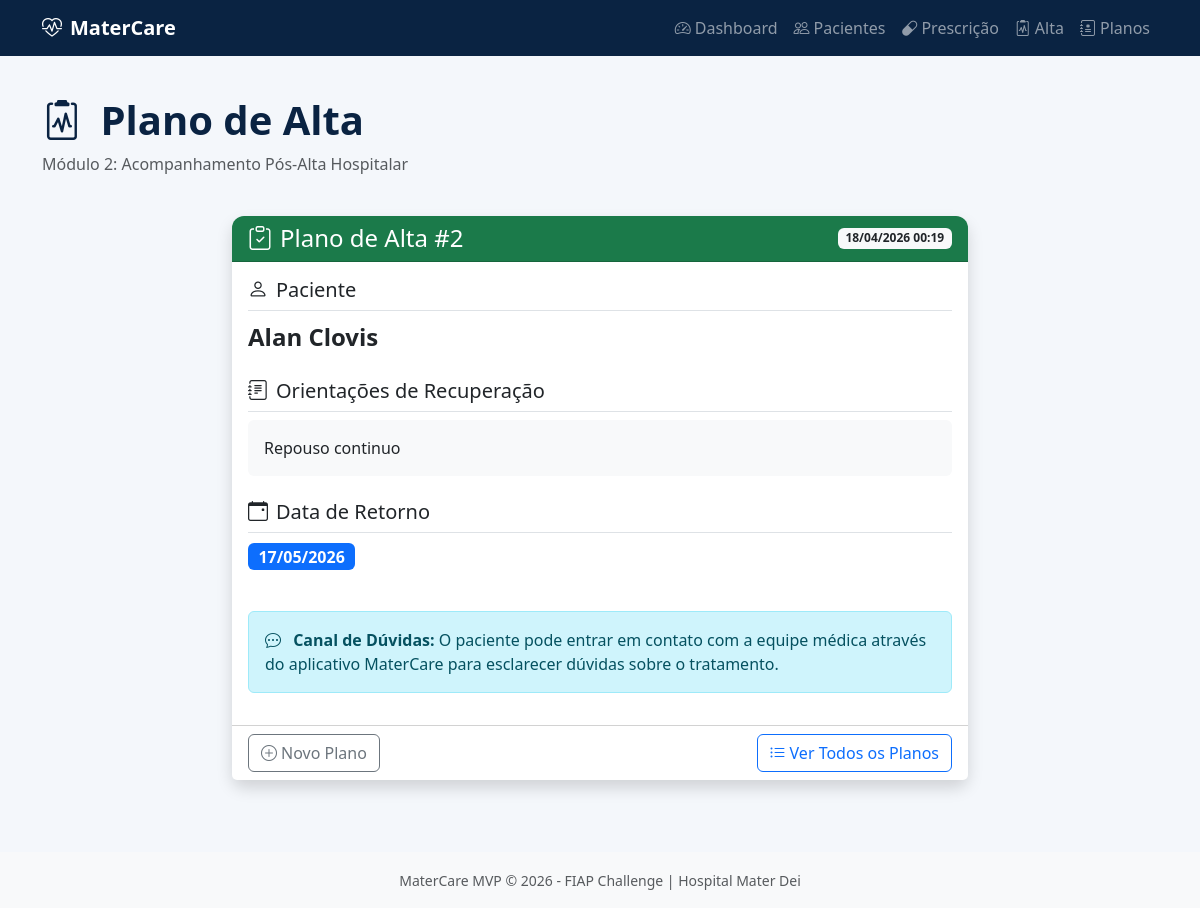
The app's page /alta/2 with its own data.
### models.py (models this page shows, shortened)
class PlanoAlta(db.Model):
    __tablename__ = 'planos_alta'
    id = db.Column(db.Integer, primary_key=True)
    paciente_id = db.Column(db.Integer, db.ForeignKey('pacientes.id'), nullable=False)
    orientacoes = db.Column(db.Text, nullable=False)
    medicamentos = db.Column(db.Text, nullable=True)  # Lista de medicamentos com horários
    data_retorno = db.Column(db.Date, nullable=True)
    criado_em = db.Column(db.DateTime, default=datetime.utcnow)

class Paciente(db.Model):
    __tablename__ = 'pacientes'
    id = db.Column(db.Integer, primary_key=True)
    nome = db.Column(db.String(100), nullable=False)
    data_nascimento = db.Column(db.Date, nullable=True)
    alergias = db.Column(db.Text, nullable=True, default="")  # Lista livre de alergias
    criado_em = db.Column(db.DateTime, default=datetime.utcnow)
    prescricoes = db.relationship('Prescricao', backref='paciente', lazy=True)
    planos_alta = db.relationship('PlanoAlta', backref='paciente', lazy=True)

### app.py (the view)
@app.route('/alta/<int:plano_id>')
def ver_plano(plano_id):
    plano = PlanoAlta.query.get_or_404(plano_id)
    return render_template('alta.html', plano=plano, pacientes=None)

### templates/alta.html (shortened to what this page needs)
{% extends 'base.html' %}
{% block content %}
<div class="row mb-4">
    <div class="col">
        <h1 class="fw-bold" style="color: #0A2342;">
            <i class="bi bi-clipboard2-pulse me-2"></i>
            {% if plano %}Plano de Alta{% else %}Gerar Plano de Alta{% endif %}
        </h1>
        <p class="text-muted">Módulo 2: Acompanhamento Pós-Alta Hospitalar</p>
    </div>
</div>
{% if plano %}
<div class="row justify-content-center">
    <div class="col-lg-8">
        <div class="card border-0 shadow">
            <div class="card-header text-white" style="background-color: #1B7A4A;">
                <div class="d-flex justify-content-between align-items-center">
                    <h4 class="mb-0">
                        <i class="bi bi-clipboard-check me-2"></i>Plano de Alta #{{ plano.id }}
                    </h4>
                    <span class="badge bg-light text-dark">
                        {{ plano.criado_em.strftime('%d/%m/%Y %H:%M') }}
                    </span>
                </div>
            </div>
            <div class="card-body">
                <div class="row mb-4">
                    <div class="col">
                        <h5 class="border-bottom pb-2">
                            <i class="bi bi-person me-2"></i>Paciente
                        </h5>
                        <p class="fs-4 fw-bold mb-0">{{ plano.paciente.nome }}</p>
                    </div>
                </div>
                <div class="row mb-4">
                    <div class="col">
                        <h5 class="border-bottom pb-2">
                            <i class="bi bi-journal-text me-2"></i>Orientações de Recuperação
                        </h5>
                        <div class="bg-light p-3 rounded">
                            {{ plano.orientacoes | replace('\n', '<br>') | safe }}
                        </div>
                    </div>
                </div>
                {% if plano.data_retorno %}
                <div class="row mb-4">
                    <div class="col">
                        <h5 class="border-bottom pb-2">
                            <i class="bi bi-calendar-event me-2"></i>Data de Retorno
                        </h5>
                        <p class="fs-5">
                            <span class="badge bg-primary fs-6">
                                {{ plano.data_retorno.strftime('%d/%m/%Y') }}
                            </span>
                        </p>
                    </div>
                </div>
                {% endif %}
                <div class="alert alert-info">
                    <i class="bi bi-chat-dots me-2"></i>
                    <strong>Canal de Dúvidas:</strong> O paciente pode entrar em contato com a equipe médica
                    através do aplicativo MaterCare para esclarecer dúvidas sobre o tratamento.
                </div>
            </div>
            <div class="card-footer bg-white">
                <div class="d-flex justify-content-between">
                    <a href="{{ url_for('alta') }}" class="btn btn-outline-secondary">
                        <i class="bi bi-plus-circle me-1"></i>Novo Plano
                    </a>
                    <a href="{{ url_for('lista_planos') }}" class="btn btn-outline-primary">
                        <i class="bi bi-list-ul me-1"></i>Ver Todos os Planos
                    </a>
                </div>
            </div>
        </div>
    </div>
</div>
{% endif %}
{% endblock %}

### static/css/style.css (style rules this page uses)
:root { --navy: #0A2342; --emerald: #1B7A4A; --light-gray: #f4f7fb; }
body { background-color: var(--light-gray); min-height: 100vh; }
.card { border-radius: 12px; }
.card-header { border-radius: 12px 12px 0 0 !important; }

### records on screen
PlanoAlta: id "2", criado_em "18/04/2026 00:19", orientacoes "Repouso continuo", data_retorno "17/05/2026"
Paciente: paciente.nome "Alan Clovis"
